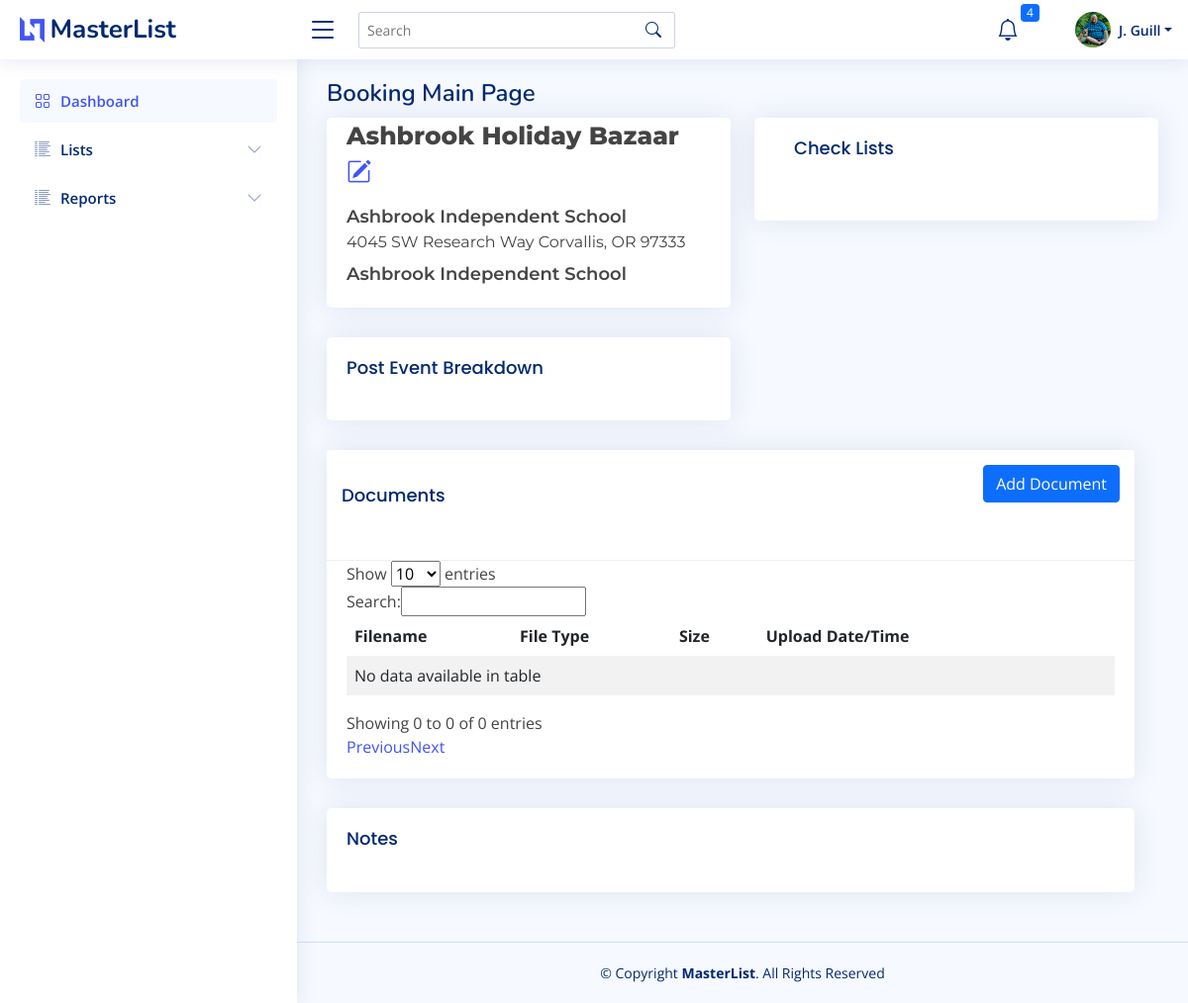
/booking/13 (signed in), run on an earlier commit of the app's database.
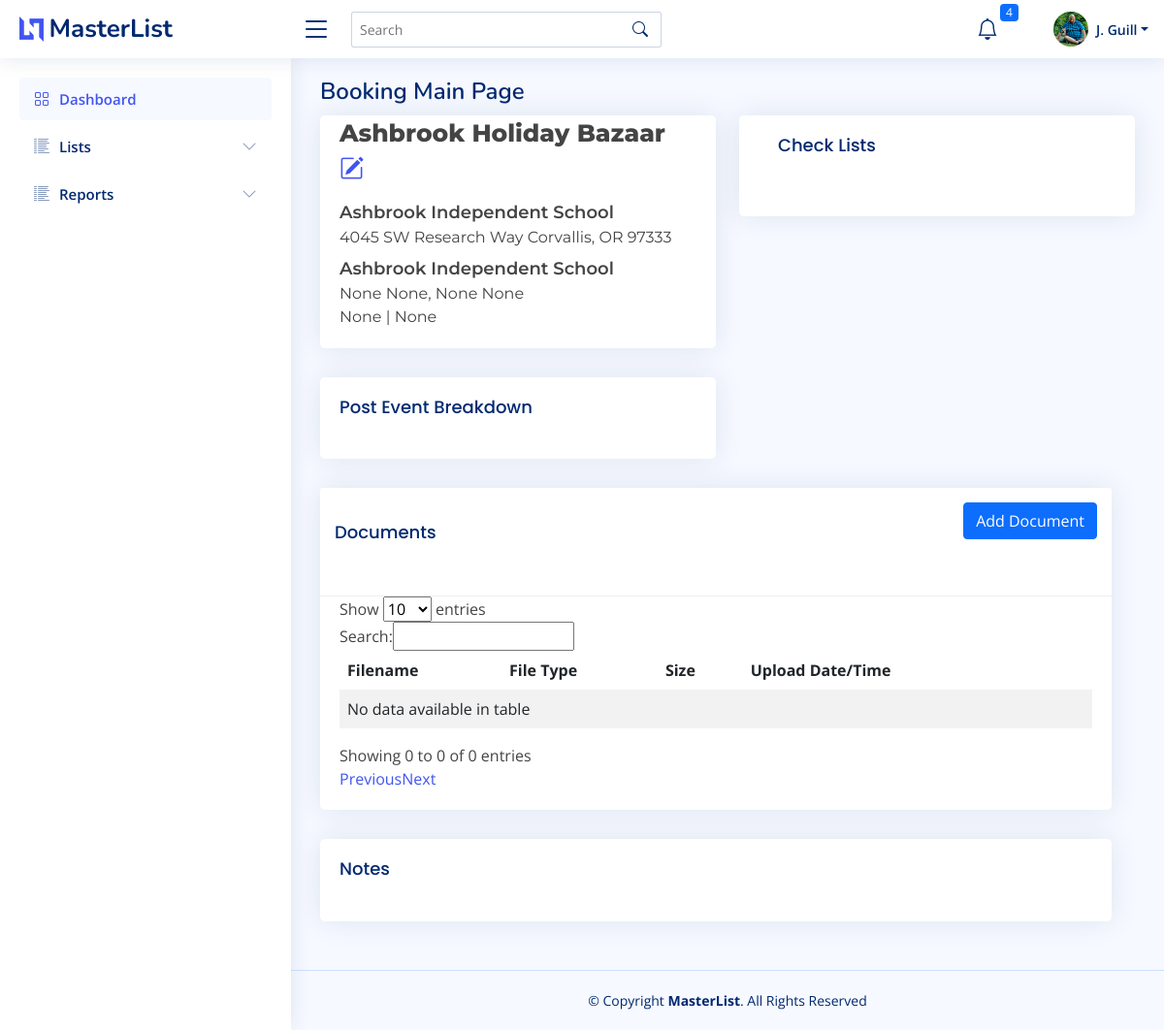
And on a later commit of the database.
### bazaar/models.py (models this page shows, shortened)
class User(db.Model, UserMixin):
    id = db.Column(db.Integer, primary_key=True)
    firstname = db.Column(db.String(150))
    lastname = db.Column(db.String(150))
    company = db.Column(db.String(150))
    title = db.Column(db.String(50))
    aboutme = db.Column(db.Text)
    address = db.Column(db.String(150))
    city = db.Column(db.String(150))
    state = db.Column(db.String(2))
    postalcode = db.Column(db.String(20))
    phone = db.Column(db.String(20))
    email = db.Column(db.String(150), unique=True)
    dob = db.Column(db.Date)
    avatar_filename = db.Column(db.Text)
    avatar_url = db.Column(db.String(250))
    twitter = db.Column(db.String(255))
    instagram = db.Column(db.String(255))
    facebook = db.Column(db.String(255))
    linkedin = db.Column(db.String(255))
    username = db.Column(db.String(150), unique=True)
    password = db.Column(db.String(150))
    date_created = db.Column(db.DateTime(timezone=True), server_default=func.now())
    def fullname(self):
        return self.firstname + " " + self.lastname

class MasterList(db.Model):
    id = db.Column(db.Integer, primary_key=True)
    event_name = db.Column(db.String(150))
    january = db.Column(db.Boolean, default=False)
    february = db.Column(db.Boolean, default=False)
    march = db.Column(db.Boolean, default=False)
    april = db.Column(db.Boolean, default=False)
    may = db.Column(db.Boolean, default=False)
    june = db.Column(db.Boolean, default=False)
    july = db.Column(db.Boolean, default=False)
    august = db.Column(db.Boolean, default=False)
    september = db.Column(db.Boolean, default=False)
    october = db.Column(db.Boolean, default=False)
    november = db.Column(db.Boolean, default=False)
    december = db.Column(db.Boolean, default=False)
    first = db.Column(db.Boolean, default=True)
    second = db.Column(db.Boolean, default=True)
    third = db.Column(db.Boolean, default=True)
    fourth = db.Column(db.Boolean, default=True)
    last = db.Column(db.Boolean, default=True)
    friday = db.Column(db.Boolean, default=False)
    saturday = db.Column(db.Boolean, default=False)
    sunday = db.Column(db.Boolean, default=False)
    monday = db.Column(db.Boolean, default=False)
    tuesday = db.Column(db.Boolean, default=False)
    wednesday = db.Column(db.Boolean, default=False)
    thursday = db.Column(db.Boolean, default=False)
    updated = db.Column(db.Date)
    imagesrc = db.Column(db.Text)
    attendance = db.Column(db.Integer)
    exibitors = db.Column(db.Integer)
    website = db.Column(db.Text)
    dates_text = db.Column(db.Text)
    type_bazaar = db.Column(db.Boolean, default=False)
    type_holiday = db.Column(db.Boolean, default=False)
    type_art = db.Column(db.Boolean, default=False)
    type_festival = db.Column(db.Boolean, default=False)
    type_flea = db.Column(db.Boolean, default=False)
    type_health = db.Column(db.Boolean, default=False)
    type_market = db.Column(db.Boolean, default=False)
    date_created = db.Column(db.DateTime(timezone=True), server_default=func.now())
    date_updated = db.Column(db.DateTime(timezone=True), onupdate=func.now())
    venuefk = db.Column(db.Integer, db.ForeignKey('venue.id'))
    promoterfk = db.Column(db.Integer, db.ForeignKey('promoter.id'))
    venue = db.relationship("Venue", backref=backref("venue", uselist=False))
    promoter = db.relationship("Promoter", backref=backref("promoter", uselist=False))
    notes = db.relationship("Notes", backref=backref("notes", uselist=False))

class Venue(db.Model):
    id = db.Column(db.Integer, primary_key=True)
    name = db.Column(db.String(255))
    address = db.Column(db.String(255))
    city = db.Column(db.String(100))
    state = db.Column(db.String(50))
    zipcode = db.Column(db.String(20))
    phone = db.Column(db.String(20))
    website = db.Column(db.String(255))
    date_created = db.Column(db.DateTime(timezone=True), server_default=func.now())
    date_updated = db.Column(db.DateTime(timezone=True), onupdate=func.now())
    venue_event = db.relationship("MasterList", backref=backref("masterlist", uselist=False))

class Promoter(db.Model):
    id = db.Column(db.Integer, primary_key=True)
    name = db.Column(db.String(255))
    address = db.Column(db.String(255))
    city = db.Column(db.String(100))
    state = db.Column(db.String(50))
    zipcode = db.Column(db.String(20))
    phone = db.Column(db.String(20))
    website = db.Column(db.String(255))
    date_created = db.Column(db.DateTime(timezone=True), server_default=func.now())
    date_updated = db.Column(db.DateTime(timezone=True), onupdate=func.now())
    people = db.relationship("People", backref=backref("promoter_people", uselist=False))

### bazaar/templates/booking/booking.py (the view, shortened to what this page needs)
@booking.route("/<id>")
@login_required
def home(id):
    record = db.session.query(MasterList).filter(MasterList.id == id).first()
    path = check_make_dir(id)
    files = os.listdir(path)
    filedic = {}
    i = 0
    content = {"user": User, "record": record, "files": filedic}
    return render_template("booking/booking_main.html", **content)

### bazaar/templates/booking/booking_main.html (shortened to what this page needs)
{% extends "base/base.html" %}
{% block page_title %}
    Booking Main Page
{% endblock page_title %}
{% block stylesheets %}
    <link rel="stylesheet" type="text/css" href="https://cdn.datatables.net/1.10.13/css/dataTables.bootstrap.min.css">
{% endblock stylesheets %}
{% block main_content %}
    <section class="section">
        <div class="row">
            <div class="col-6">
                <div class="card" id="eventvenuepromotorinfo">
                    <div class="card-body">
                        <div class="vpe-event-head">{{ record.event_name }} <a
                                href="{{ url_for('masterlist.edit_single', id=record.id) }}"> <i
                                class="bi bi-pencil-square"></i></a>
                        </div>
                        <div class="vpe-venue-head">{{ record.venue.name }} </div>
                        <div class="vpe-body">
                            {% if record.venue.address != None %}
                                {{ record.venue.address }} {{ record.venue.city }}, {{ record.venue.state }}
                                {{ record.venue.zipcode }}<br>
                            {% endif %}
                        </div>
                        <div class="vpe-venue-head">{{ record.promoter.name }}</div>
                        <div class="vpe-body">
                            {% if record.promoter.address != None %}
                                {{ record.promoter.address }} {{ record.promoter.city }}, {{ record.promoter.state }}
                                {{ record.promoter.zipcode }}<br>
                            {% endif %}
                            {% if record.promoter.phone != None %}
                                {{ record.promoter.phone }}
                            {% endif %}
                            {% if record.promoter.website != None %}
                                | {{ record.promoter.website }}
                            {% endif %}
                        </div>
                    </div>
                </div>
                <div class="card" id="posteventbreakdown">
                    <div class="card-body">
                        <h5 class="card-title">Post Event Breakdown</h5>
                    </div>
                </div>
            </div>
            <div class="col-6" id="right column">
                <div class="card" id="checklist">
                    <div class="card-body">
                        <div class="card-body">
                            <h5 class="card-title">Check Lists</h5>
                        </div>
                    </div>
                </div>
            </div>
            <div class="row" id="documents">
                <div class="col" id="documents">
                    <div class="card" id="documents">
                        <div class="card-header">
                            <div class="d-flex mb-3">
                                <div class="me-auto">
                                    <h5 class="card-title">Documents</h5>
                                </div>
                                <div>
                                    <button type="button" class="btn btn-primary" data-bs-toggle="modal"
                                            data-bs-target="#add_doc">
                                        Add Document
                                    </button>
                                </div>
                            </div>
                        </div>
                        <div class="card-body">
                            <table id="documentlist" class="table table-striped table-responsive table-borderless">
                                <thead>
                                <th>Filename</th>
                                <th>File Type</th>
                                <th>Size</th>
                                <th>Upload Date/Time</th>
                                <th></th>
                                <th></th>
                                </thead>
                                <tbody>
                                </tbody>
                            </table>
                        </div>
                    </div>
                </div>
            </div>
            <div class="row" id="notes">
                <div class="col" id="notes">
                    <div class="card" id="notes">
                        <div class="card-body">
                            <h5 class="card-title">Notes</h5>
                        </div>
                    </div>
                </div>
            </div>
        </div>
    </section>
{% endblock main_content %}

### bazaar/templates/base/base.html (shortened to what this page needs)
<!DOCTYPE html>
<html lang="en">
<head>
    <link href="https://cdn.jsdelivr.net/npm/bootstrap@5.0.2/dist/css/bootstrap.min.css" rel="stylesheet"
>
    <link href="{{ url_for('static',filename='/vendor/bootstrap-icons/bootstrap-icons.css') }}" rel="stylesheet">
    <link href="{{ url_for('static',filename='/vendor/boxicons/css/boxicons.min.css') }}" rel="stylesheet">
    <link href="{{ url_for('static',filename='css/style.css') }}" rel="stylesheet">
    {% block stylesheets %}{% endblock stylesheets %}
    <link rel="stylesheet" type="text/css" href="https://cdn.datatables.net/1.10.13/css/dataTables.bootstrap.min.css">
</head>
<body>
{% include 'base/header.html' %}
{% include 'base/sidebar.html' %}
<main id="main" class="main">
    <div class="pagetitle">
        <h1>{% block page_title %}Dashboard{% endblock page_title %}</h1>
    </div>
    {% block main_content %}
    {% endblock main_content %}
</main>
<footer id="footer" class="footer">
    <div class="copyright">
        &copy; Copyright <strong><span>MasterList</span></strong>. All Rights Reserved
    </div>
</footer>
</body>
</html>

### bazaar/templates/base/header.html (shortened to what this page needs)
<header id="header" class="header fixed-top d-flex align-items-center">
    <div class="d-flex align-items-center justify-content-between">
        <a href="{{ url_for('base.home') }}" class="logo d-flex align-items-center">
            <img src="{{ url_for('static',filename='img/logo.png') }}" alt="">
            <span class="d-none d-lg-block">MasterList</span>
        </a>
        <i class="bi bi-list toggle-sidebar-btn"></i>
    </div>
    <div class="search-bar">
        <form class="search-form d-flex align-items-center" method="POST" action="#">
            <input type="text" name="query" placeholder="Search" title="Enter search keyword">
            <button type="submit" title="Search"><i class="bi bi-search"></i></button>
        </form>
    </div>
    <nav class="header-nav ms-auto">
        <ul class="d-flex align-items-center">
            <li class="nav-item dropdown">
                <a class="nav-link nav-icon" href="#" data-bs-toggle="dropdown">
                    <i class="bi bi-bell"></i>
                    <span class="badge bg-primary badge-number">4</span>
                </a>
            </li>
            <li class="nav-item dropdown pe-3">
                <a class="nav-link nav-profile d-flex align-items-center pe-0" href="#" data-bs-toggle="dropdown">
                    <img src="{{ url_for('static',filename='img/avatar/'+current_user.avatar_filename) }}" alt="Profile"
                         class="rounded-circle">
                    <span class="d-none d-md-block dropdown-toggle ps-2">{{ current_user.firstname[0].upper() }}. {{ current_user.lastname.title() }}</span>
                </a>
            </li>
        </ul>
    </nav>
</header>

### bazaar/templates/base/sidebar.html (shortened to what this page needs)
<aside id="sidebar" class="sidebar">
    <ul class="sidebar-nav" id="sidebar-nav">
        <li class="nav-item">
            <a class="nav-link " href="{{ url_for('base.home') }}">
                <i class="bi bi-grid"></i>
                <span>Dashboard</span>
            </a>
        </li>
        <li class="nav-item">
            <a class="nav-link collapsed" data-bs-target="#reports-nav" data-bs-toggle="collapse" href="#">
                <i class="bi bi-list-columns-reverse"></i><span>Lists</span><i class="bi bi-chevron-down ms-auto"></i>
            </a>
        </li>
        <li class="nav-item">
            <a class="nav-link collapsed" data-bs-target="#reports-nav" data-bs-toggle="collapse" href="#">
                <i class="bi bi-list-columns-reverse"></i><span>Reports</span><i class="bi bi-chevron-down ms-auto"></i>
            </a>
        </li>
    </ul>
</aside>

What changed in the data, as far as the page shows it:
changed Promoter "Ashbrook Independent School": promoter.address (not shown) → "None"; promoter.city (not shown) → "None"; promoter.state (not shown) → "None"; promoter.zipcode (not shown) → "None"; promoter.phone (not shown) → "None"; promoter.website (not shown) → "None"
